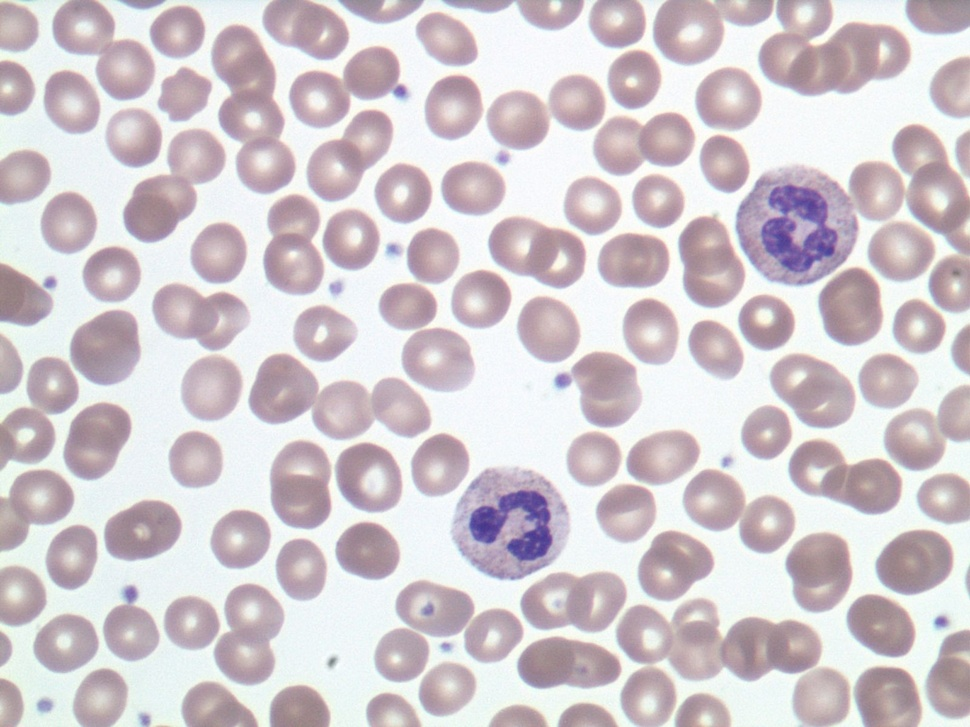
#> input picture CV/normal.jpg, 970 x 727 px, shrunk from 1600 x 1200 before the run
$ python threshold.py
#> lines starting #> are read from the running program, lines starting #| are printed output that depends on the picture; after the words box and inside, x2 and y2 are one past the last pixel; in counts of white or black regions, pixels touching at a corner belong together
import cv2

img = cv2.imread('normal.jpg', 0)
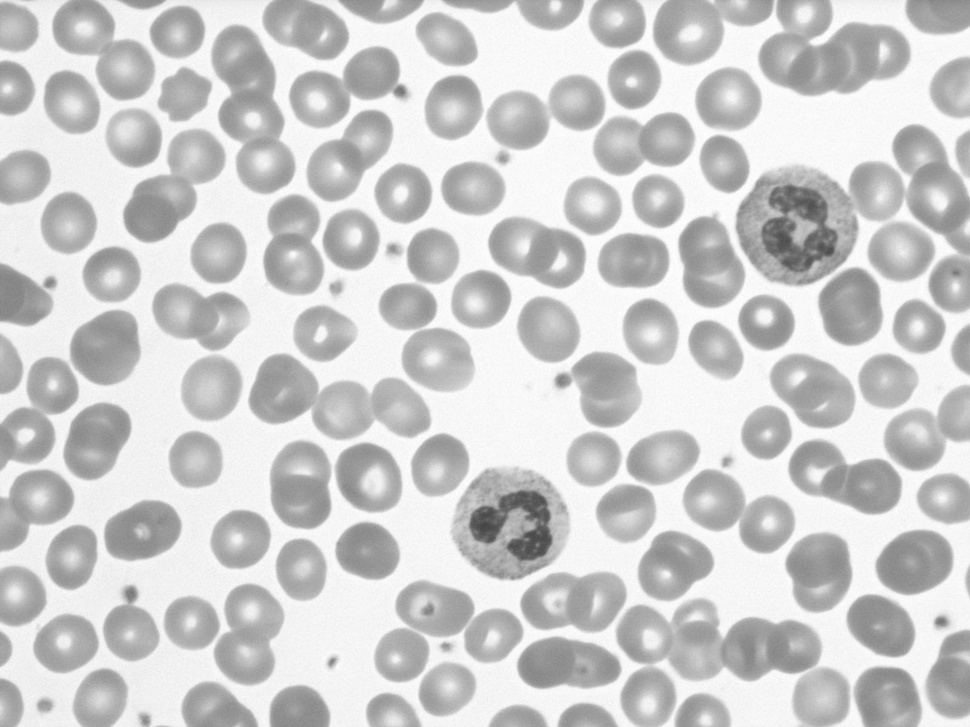
#> img: shape (727, 970); min 68, max 255, mean 204.5

# Global thresholding sets one threshold for full image
ret, thresh = cv2.threshold(img, 127, 255, cv2.THRESH_TOZERO)

# Adaptive thresholding to get different thresholds for different regions
adpt_thresh = cv2.adaptiveThreshold(img, 255, cv2.ADAPTIVE_THRESH_GAUSSIAN_C, cv2.THRESH_BINARY, 11, 2)
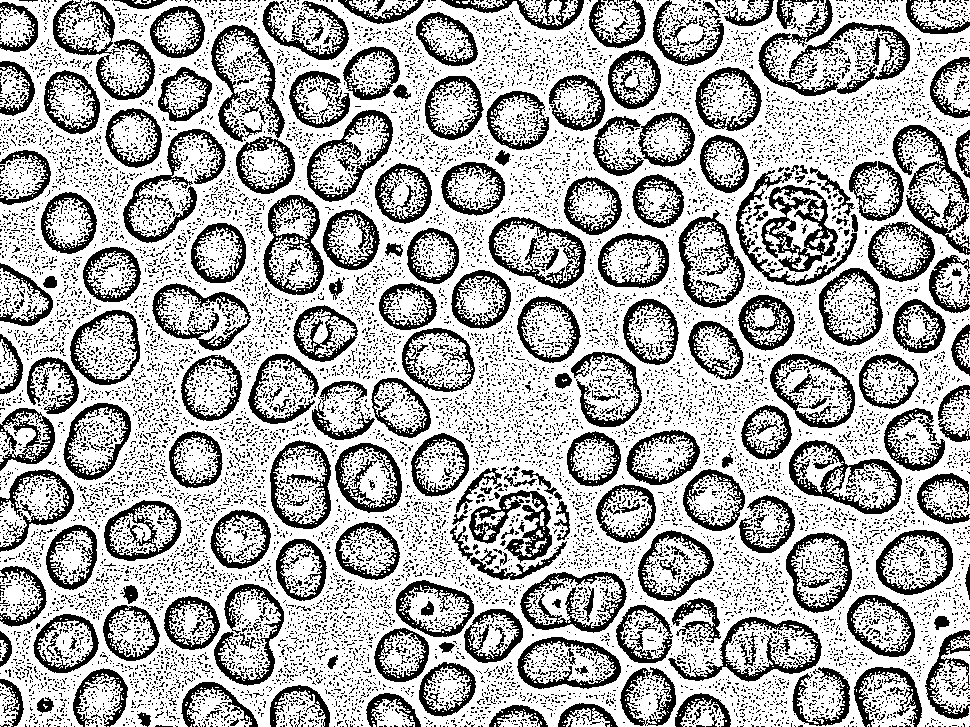
#> adpt_thresh: shape (727, 970); 68.5% white; 15815 black regions (15436 under 20 px), largest, box (x1, y1, x2, y2) and area: (761, 185, 838, 272) 2534, (789, 440, 902, 514) 2379, (123, 129, 226, 243) 2224
adpt_thresh2 = cv2.adaptiveThreshold(img, 255, cv2.ADAPTIVE_THRESH_MEAN_C, cv2.THRESH_BINARY, 11, 2)
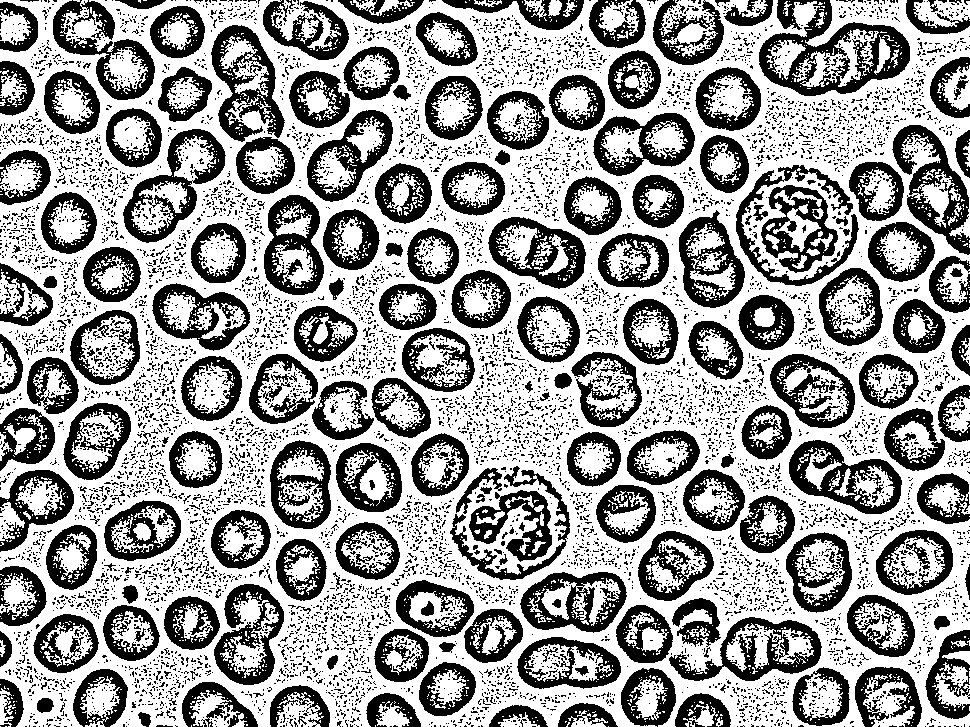
#> adpt_thresh2: shape (727, 970); 60.9% white; 9112 black regions (8806 under 20 px), largest, box (x1, y1, x2, y2) and area: (759, 0, 910, 96) 5723, (892, 125, 970, 255) 3648, (211, 25, 285, 142) 3619

cv2.imshow('Original', img)
cv2.imshow('thresh1', thresh)
cv2.imshow('Adaptive thresh gaussian', adpt_thresh)
cv2.imshow('Adaptive threshold mean', adpt_thresh2)
cv2.waitKey(0)
cv2.destroyAllWindows()
